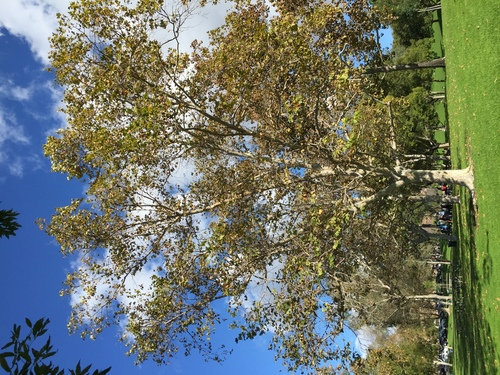
#> input picture assets/original-scaled-image.jpg, 500 x 375 px
$ python -i utility.py   (imports and definitions only)
#> lines starting #> are read from the running program, lines starting #| are printed output that depends on the picture
from PIL import Image as IMG
import numpy as np
from skimage import feature
import matplotlib.pyplot as plt
from threading import Lock


def plot_image(img_path):
#> called with img_path = '../../assets/original-scaled-image.jpg'
    im1 = IMG.open(img_path)
#> im1 is the input picture: PIL image 500x375 RGB; mean R, G, B 110.5, 117.3, 103.9
    im2 = im1.convert(mode='L')
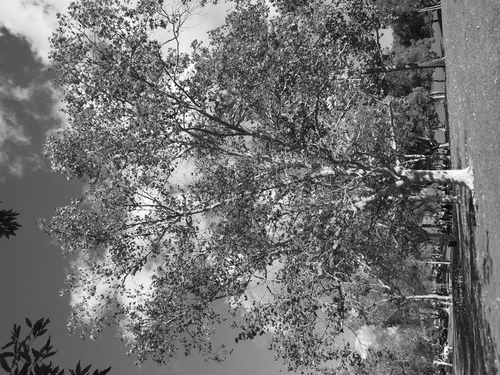
#> im2: PIL image 500x375 L; min 1, max 255, mean 113.7
    im = np.asarray(im2)

    edges1 = feature.canny(im, sigma=1)
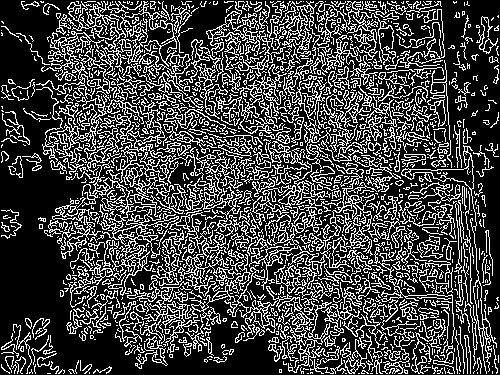
#> edges1: shape (375, 500) bool; 27% white in thin lines or dots
    edges2 = feature.canny(im, sigma=3)
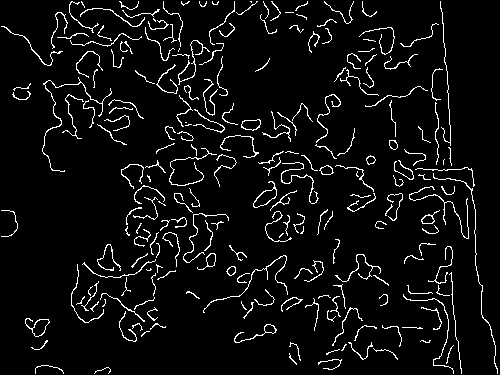
#> edges2: shape (375, 500) bool; 5.7% white in thin lines or dots

    # display results
    fig, (ax1, ax2, ax3) = plt.subplots(nrows=1, ncols=3, figsize=(8, 3), sharex=True, sharey=True)

    ax1.imshow(im, cmap=plt.cm.gray)
    ax1.axis('off')
    ax1.set_title('noisy image', fontsize=20)

    ax2.imshow(edges1, cmap=plt.cm.gray)
    ax2.axis('off')
    ax2.set_title('Canny filter, $\sigma=1$', fontsize=20)

    ax3.imshow(edges2, cmap=plt.cm.gray)
    ax3.axis('off')
    ax3.set_title('Canny filter, $\sigma=3$', fontsize=20)

    fig.tight_layout()

    plt.show()
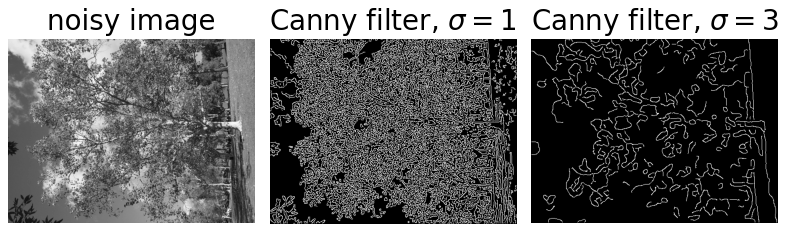
#> figure drawn by matplotlib, 3 panels


def thread_safe_memoize(func):
    cache = {}
    session_lock = Lock()

    def memoizer(*args, **kwargs):
        with session_lock:
            key = str(args) + str(kwargs)
            if key not in cache:
                cache[key] = func(*args, **kwargs)
        return cache[key]

    return memoizer

>>> result = plot_image('../../assets/original-scaled-image.jpg')

$ run again, on assets/red-1108405_1280.jpg
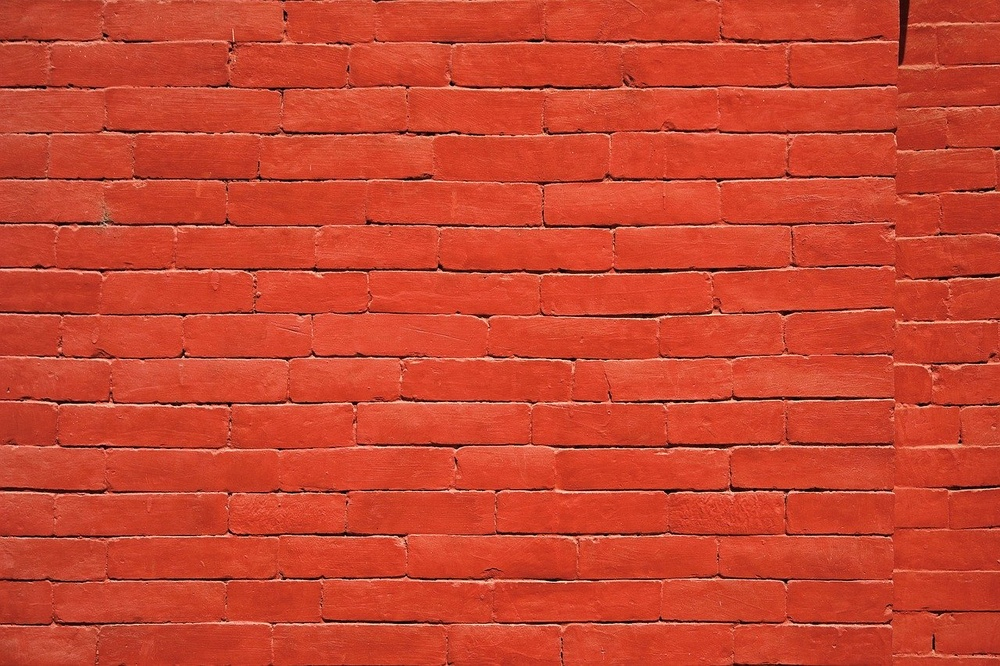
#> input picture assets/red-1108405_1280.jpg, 1000 x 666 px, shrunk from 1280 x 853 before the run
#> in plot_image, im1 is the input picture: PIL image 1000x666 RGB; mean R, G, B 201.8, 67.9, 46.3
#> in plot_image, `edges1 = feature.canny(im, sigma=1)`:
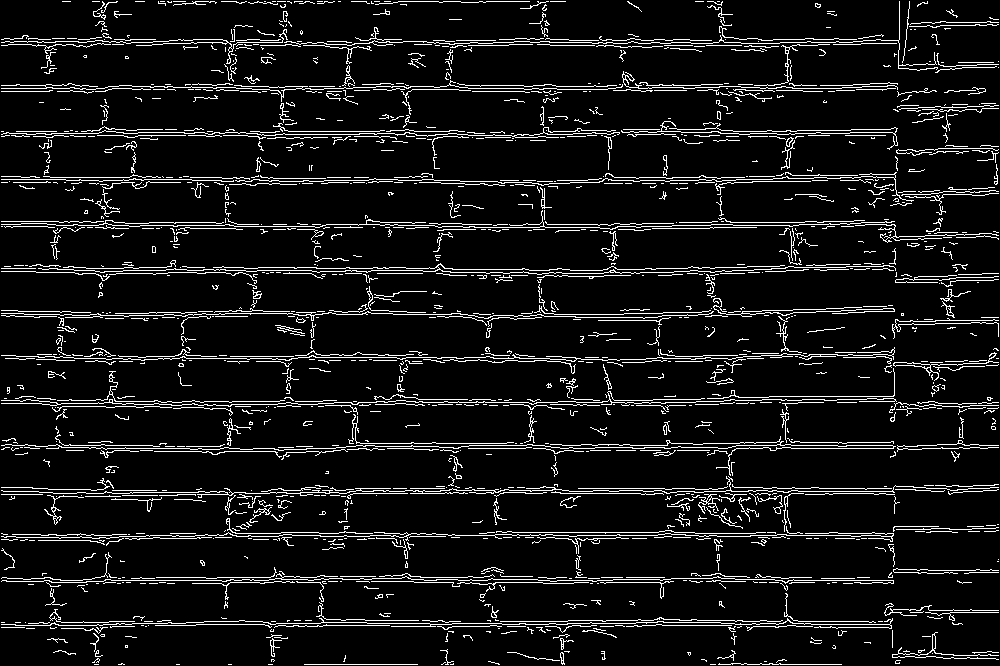
#> edges1: shape (666, 1000) bool; 8% white in thin lines or dots
#> edges2: shape (666, 1000) bool; 1.7% white in thin lines or dots
#> in plot_image, `plt.show()`:
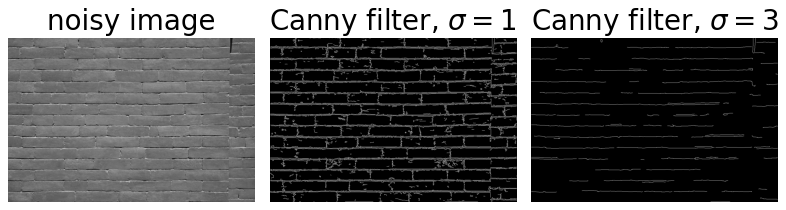
#> figure drawn by matplotlib, 3 panels

$ run again, on assets/kodim05.png
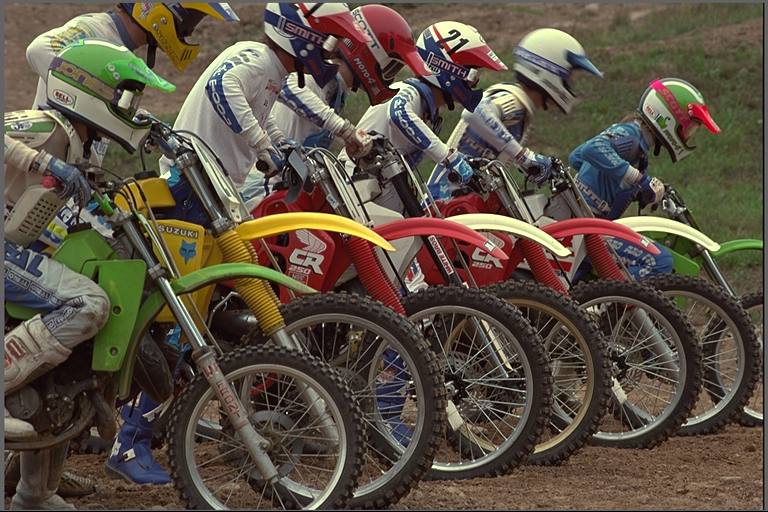
#> input picture assets/kodim05.png, 768 x 512 px
#> in plot_image, im1 is the input picture: PIL image 768x512 RGB; mean R, G, B 91.5, 81, 67.5
#> in plot_image, `edges1 = feature.canny(im, sigma=1)`:
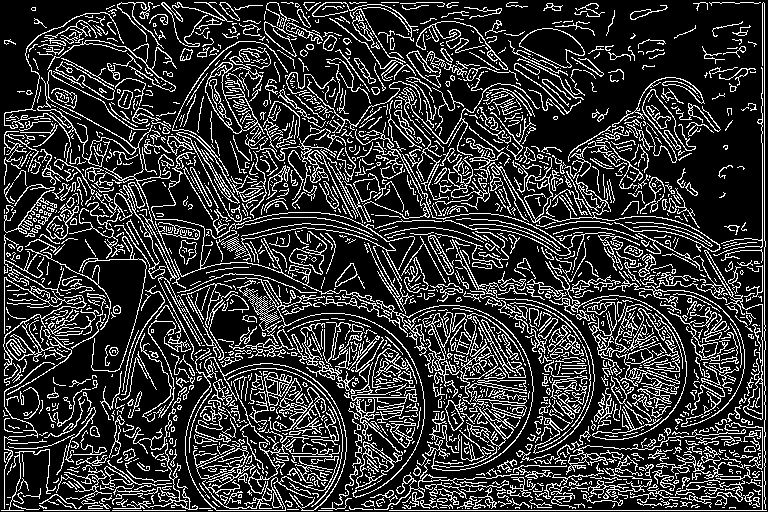
#> edges1: shape (512, 768) bool; 21.1% white in thin lines or dots
#> edges2: shape (512, 768) bool; 6.3% white in thin lines or dots
#> in plot_image, `plt.show()`:
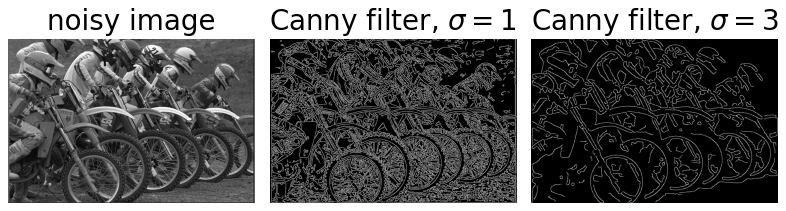
#> figure drawn by matplotlib, 3 panels
